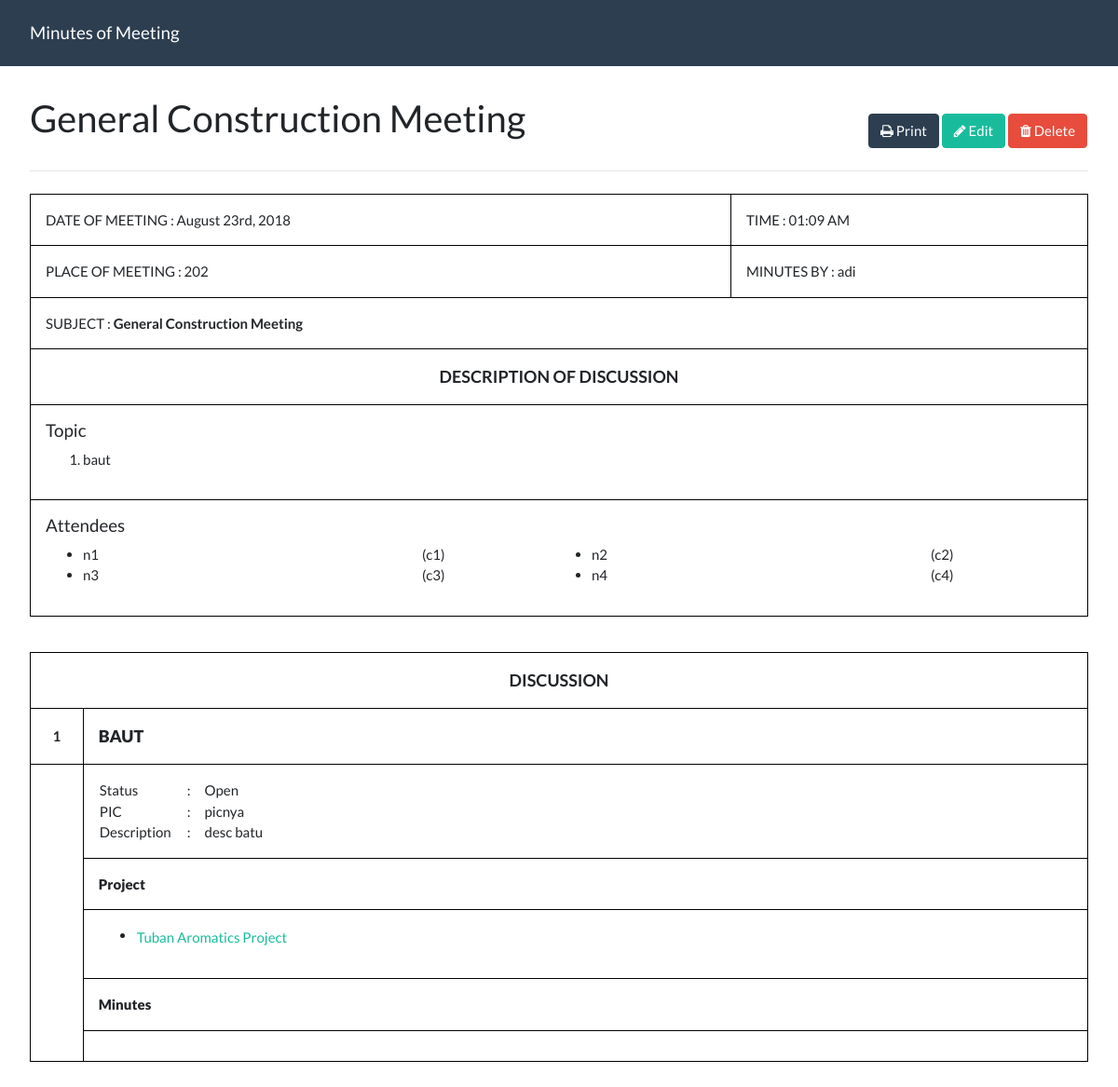
Screenshot of /meeting_detail.php?id=4 with the database file from the repository.
### tables this page shows
CREATE TABLE `meeting` (
  `meeting_id` int(11) NOT NULL,
  `minutes_by` varchar(150) DEFAULT NULL,
  `meeting_venue` varchar(200) DEFAULT NULL,
  `meeting_date` timestamp NOT NULL DEFAULT CURRENT_TIMESTAMP,
  `meeting_start` time DEFAULT NULL,
  `meeting_finish` time DEFAULT NULL,
  `mt_id` int(11) DEFAULT NULL
);

CREATE TABLE `m_type` (
  `mt_id` int(11) NOT NULL,
  `mt_name` varchar(100) NOT NULL
);

CREATE TABLE `topic` (
  `topic_id` int(11) NOT NULL,
  `topic_name` varchar(100) DEFAULT NULL,
  `topic_description` varchar(500) DEFAULT NULL,
  `topic_status` varchar(10) NOT NULL,
  `topic_pic` varchar(150) DEFAULT NULL
);

CREATE TABLE `attendees` (
  `a_id` int(11) NOT NULL,
  `a_name` varchar(250) DEFAULT NULL,
  `a_company` varchar(200) DEFAULT NULL,
  `meeting_id` int(11) DEFAULT NULL
);

CREATE TABLE `project` (
  `p_id` int(11) NOT NULL,
  `p_name` varchar(250) DEFAULT NULL,
  `job_code` varchar(14) DEFAULT NULL,
  `client` varchar(100) DEFAULT NULL,
  `location` varchar(300) DEFAULT NULL,
  `schedule_start` date DEFAULT NULL,
  `schedule_finish` date DEFAULT NULL,
  `work_scope` varchar(300) DEFAULT NULL,
  `budget` varchar(50) DEFAULT NULL,
  `financial` varchar(100) DEFAULT NULL,
  `main_work` varchar(300) DEFAULT NULL,
  `political_risk` varchar(1000) DEFAULT NULL,
  `client_financial_risk` varchar(1000) DEFAULT NULL,
  `other_client_risk` varchar(1000) DEFAULT NULL,
  `cash_flow_r_risk` varchar(1000) DEFAULT NULL,
  `process_guarantee_risk` varchar(1000) DEFAULT NULL,
  `tech_guarantee_risk` varchar(1000) DEFAULT NULL,
  `other_guarantee_risk` varchar(1000) DEFAULT NULL,
  `profitable_analysis` varchar(1000) DEFAULT NULL,
  `competitors_analysis` varchar(1000) DEFAULT NULL,
  `marketing_strategy` varchar(1000) DEFAULT NULL,
  `future_opportunity` varchar(1000) DEFAULT NULL,
  `capability_analysis` varchar(1000) DEFAULT NULL
);

### meeting_detail.php (the view, shortened to what this page needs)
<!DOCTYPE html>
<html>
<head>
	<?php
	include('head.php');
	?>
</head>
<body>
	<?php
	include('conn.php');
	include('navbar.php');
	$meeting_id = $_GET['id'];
	$qselect = "SELECT * FROM meeting JOIN m_type USING(mt_id) WHERE meeting_id='$meeting_id';";
	$qrun = mysqli_query($conn,$qselect);
	$result = mysqli_fetch_assoc($qrun);
	?>
	<div style="padding: 2rem;">
		<div class="row align-items-end">
			<div class="col">
				<h2><?php echo $result['mt_name']; ?></h2>
			</div>
			<div id="buttons" style="padding-right: 1rem;">
				<button type="button" class="btn btn-primary" onclick="window.open('meeting_print.php?meeting_id=<?php echo $meeting_id; ?>', 'detail_project', 'scrollbars');"><span><i class="fa fa-print"></i></span> Print</button>
				<button type="button" class="btn btn-success" data-toggle="modal" data-target="#editModal"><span><i class="fa fa-pencil"></i></span> Edit</button>
				<button type="button" class="btn btn-danger" data-toggle="modal" data-target="#deleteModal"><span><i class="fa fa-trash"></i></span> Delete</button>
			</div>
		</div>
		<hr class="my-4">
		<table>
			<tbody>
				<tr>
					<td>
						<?php
						$m_date = date("F jS, Y", strtotime($result['meeting_date']));
						echo "DATE OF MEETING : ".$m_date;
						?>
					</td>
					<td>
						<?php
						if ($result['meeting_start'] != NULL) {
							$m_start = date("h:i A", strtotime($result['meeting_start']));
							$m_finish = date("h:i A", strtotime($result['meeting_finish']));
							echo "TIME : ".$m_start." - ".$m_finish;
						} else {
							$m_time = date("h:i A", strtotime($result['meeting_date']));
							echo "TIME : ".$m_time;
						}
						?>
					</td>
				</tr>
				<tr>
					<td>
						<?php
						$m_venue = $result['meeting_venue'];
						echo "PLACE OF MEETING : ".$m_venue;
						?>
					</td>
					<td>
						<?php
						$minutes_by = $result['minutes_by'];
						echo "MINUTES BY : ".$minutes_by;
						?>
					</td>
				</tr>
				<tr>
					<?php
					if ($result['mt_id'] == 3) {
					$qproject = "SELECT DISTINCT p.* FROM project p JOIN mtp_relation rel USING(p_id) WHERE meeting_id = '$meeting_id';";
					$qprojectr = mysqli_query($conn,$qproject);
					$projectnya = mysqli_fetch_assoc($qprojectr);
					?>
					<td>
						<?php
						$m_name = $result['mt_name'];
						echo "SUBJECT : ";
						echo "<strong>".$m_name."</strong>";
						?>
					</td>
					<td>
						PROJECT NAME : <button type="button" class="btn btn-link" id="p_name_mt3" style="padding: 0; text-decoration: underline;" data-toggle="modal" data-target="#detailProject"><?php echo $projectnya['p_name']; ?></button>
					</td>
					<?php
					} else {
					?>
					<td colspan="2">
						<?php
						$m_name = $result['mt_name'];
						echo "SUBJECT : ";
						echo "<strong>".$m_name."</strong>";
						?>
					</td>
					<?php
					}
					?>
				</tr>
				<tr>
					<td colspan="2" style="text-align: center;"><strong style="font-size: 18px;">DESCRIPTION OF DISCUSSION</strong></td>
				</tr>
				<?php
				if ($result['mt_id'] != 3) {
				?>
				<tr>
					<td colspan="2">
						<h5>Topic</h5>
						<?php
						$qtopic1 = "SELECT DISTINCT t.*, n.file_name FROM topic t JOIN mtp_relation rel USING(topic_id) JOIN notes n USING(notes_id) WHERE meeting_id = '$meeting_id';";
						$qtopicr1 = mysqli_query($conn,$qtopic1);
						echo "<ol>";
						while ($topic_list1 = mysqli_fetch_assoc($qtopicr1)) {
							echo "<li>".$topic_list1['topic_name']."</li>";
						}
						echo "</ol>";
						?>
					</td>
				</tr>
				<?php
				}
				?>
				<tr>
					<td colspan="2">
						<h5>Attendees</h5>
						<?php
						$qattendees = "SELECT * FROM attendees WHERE meeting_id = '$meeting_id';";
						$qattendeesrun = mysqli_query($conn,$qattendees);
						?>
						<ul>
							<div class="row">
								<?php
								while ($attendees = mysqli_fetch_assoc($qattendeesrun)) {
								?>
								<div class="col-6">
									<li>
										<div class="row">
											<div class="col">
												<?php echo $attendees['a_name'];?>
											</div>
											<div class="col-4">
												<?php echo "(".$attendees['a_company'].")";?>
											</div>
										</div>
									</li>
								</div>
								<?php
								}
								?>
							</div>
						</ul>
					</td>
				</tr>
			</tbody>
		</table>
		<br>
		<div id="viewDiv">
			<table>
				<thead>
					<tr>
						<th colspan="3" style="text-align: center; font-size: 18px;">DISCUSSION</th>
					</tr>
				</thead>
				<?php
				$qtopic = "SELECT DISTINCT t.*, n.file_name FROM topic t JOIN mtp_relation rel USING(topic_id) JOIN notes n USING(notes_id) WHERE meeting_id = '$meeting_id';";
				$qtopicr = mysqli_query($conn,$qtopic);
				$i = 1;
				while ($topic_list = mysqli_fetch_assoc($qtopicr)) {
				?>
				<tbody>
					<tr>
						<th width="5%" style="text-align: center;"><?php echo $i++; ?></th>
						<th colspan="2" style="vertical-align: middle;">
							<strong style="font-size: 18px; text-transform: uppercase;"><?php echo $topic_list['topic_name']; ?></strong>
						</th>
					</tr>
					<?php
					if ($result['mt_id'] == 3) {
						$span = 3;
					} else {
						$span = 5;
					}
					?>
					<tr>
						<td rowspan="<?php echo $span; ?>"></td>
						<td>
							<div class="row">
								<div style="padding-left: 1rem; width: 110px;">
									Status
								</div>:
								<div class="col">
									<?php echo $topic_list['topic_status']; ?>
								</div>
							</div>
							<div class="row">
								<div style="padding-left: 1rem; width: 110px;">
									PIC
								</div>:
								<div class="col">
									<?php echo $topic_list['topic_pic']; ?>
								</div>
							</div>
							<div class="row">
								<div style="padding-left: 1rem; width: 110px;">
									Description
								</div>:
								<div class="col">
									<?php echo $topic_list['topic_description']; ?>
								</div>
							</div>
						</td>
					</tr>
					<?php
					if ($result['mt_id'] != 3) {
					?>
					<tr>
						<th colspan="2"><strong>Project</strong></th>
					</tr>
					<tr>
						<td colspan="2">
							<ul>
								<?php
								$topic_id = $topic_list['topic_id'];
								$qproject = "SELECT DISTINCT p.* FROM project p JOIN mtp_relation rel USING(p_id) WHERE meeting_id = '$meeting_id' AND topic_id = '$topic_id';";
								$qprojectr = mysqli_query($conn,$qproject);
								while ($projectnya = mysqli_fetch_assoc($qprojectr)) {
								?>
								<li>
									<button type="button" class="btn btn-link" id="projectnya" style="padding: 0;" data-toggle="modal" data-target="#projectDetail<?php echo $projectnya['p_id']; ?>"><?php echo $projectnya['p_name']; ?></button>
								</li>
								<?php
									}
								?>
							</ul>
						</td>
					</tr>
					<?php
					}
					?>
					<tr>
						<th colspan="2"><strong>Minutes</strong></th>
					</tr>
					<tr>
						<td colspan="2">
						</td>
					</tr>
				</tbody>
				<?php
				}
				?>
			</table>
		</div>
	</div>
</body>
</html>

### head.php (shortened to what this page needs)
<link rel="stylesheet" type="text/css" href="css/bootstrap.min.css">
<link rel="stylesheet" type="text/css" href="css/jquery.dataTables.css">
<link rel="stylesheet" type="text/css" href="https://cdnjs.cloudflare.com/ajax/libs/font-awesome/4.7.0/css/font-awesome.min.css">
<link rel="stylesheet" type="text/css" href="css/codemirror.min.css">
<link rel="stylesheet" type="text/css" href="css/froala_editor.pkgd.css">
<link rel="stylesheet" type="text/css" href="css/froala_style.css">

### navbar.php
<nav class="navbar sticky-top navbar-expand-lg navbar-dark bg-primary" style="padding-left: 2rem; padding-right: 2rem;">
	<a class="navbar-brand" href="./">Minutes of Meeting</a>
</nav>

### meeting_detail.php (style rules this page uses)
table { width:100%; max-width:100%; margin-bottom:1rem; border-collapse: collapse; }
table, th, td { border: 1px solid black; }
th,td { padding: 1rem; }

### rows the page displays
meeting: mt.mt_name "General Construction Meeting", meeting_date "August 23rd, 2018", meeting_date "01:09 AM", meeting_venue "202", minutes_by "adi"
topic: topic_name "baut", topic_name "BAUT", topic_status "Open", topic_pic "picnya", topic_description "desc batu"
attendees: a_name "n1", a_company "c1"
attendees: a_name "n2", a_company "c2"
attendees: a_name "n3", a_company "c3"
attendees: a_name "n4", a_company "c4"
project: p_name "Tuban Aromatics Project"
